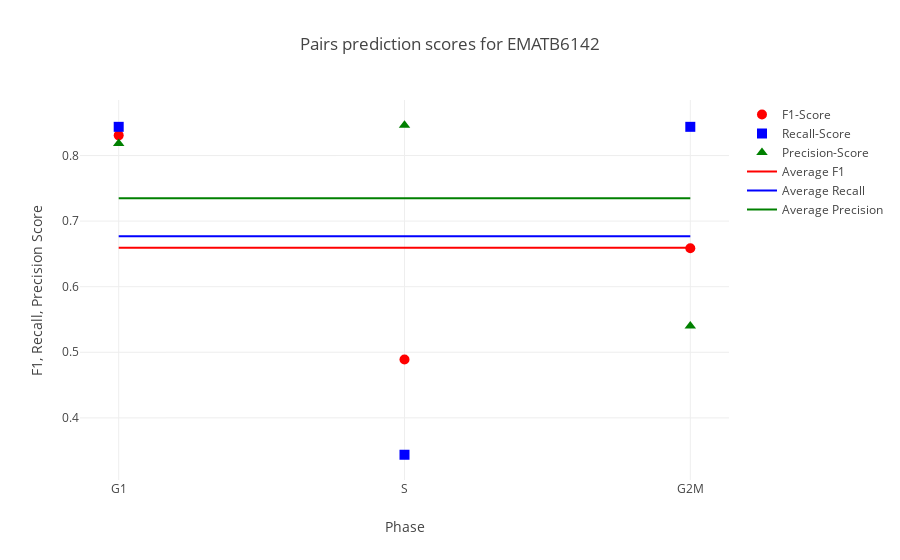

The notebook cell this image was saved under:
### Code cell
iplot(helper.plot_evaluation(*EMATB6142_evaluation, xaxis=["G1","S","G2M"], xaxislbl="Phase", average=True, title="Pairs prediction scores for EMATB6142"))

### Figure 1 — Plotly figure (JSON) as saved in the notebook; plotly's stock layout.template omitted (floating-point values rounded to 4 significant figures)
{"data": [{"marker": {"color": "red", "size": 10, "symbol": "circle"}, "mode": "markers", "name": "F1-Score", "type": "scatter", "x": ["G1", "S", "G2M"], "y": [0.8308, 0.4889, 0.6585]}, {"marker": {"color": "blue", "size": 10, "symbol": "square"}, "mode": "markers", "name": "Recall-Score", "type": "scatter", "x": ["G1", "S", "G2M"], "y": [0.8438, 0.3438, 0.8438]}, {"marker": {"color": "green", "size": 10, "symbol": "triangle-up"}, "mode": "markers", "name": "Precision-Score", "type": "scatter", "x": ["G1", "S", "G2M"], "y": [0.8182, 0.8462, 0.54]}, {"marker": {"color": "red", "size": 10}, "mode": "lines", "name": "Average F1", "type": "scatter", "x": ["G1", "S", "G2M"], "y": [0.6594, 0.6594, 0.6594]}, {"marker": {"color": "blue", "size": 10}, "mode": "lines", "name": "Average Recall", "type": "scatter", "x": ["G1", "S", "G2M"], "y": [0.6771, 0.6771, 0.6771]}, {"marker": {"color": "green", "size": 10}, "mode": "lines", "name": "Average Precision", "type": "scatter", "x": ["G1", "S", "G2M"], "y": [0.7348, 0.7348, 0.7348]}], "layout": {"title": "Pairs prediction scores for EMATB6142", "xaxis": {"title": "Phase"}, "yaxis": {"title": "F1, Recall, Precision Score"}}}
